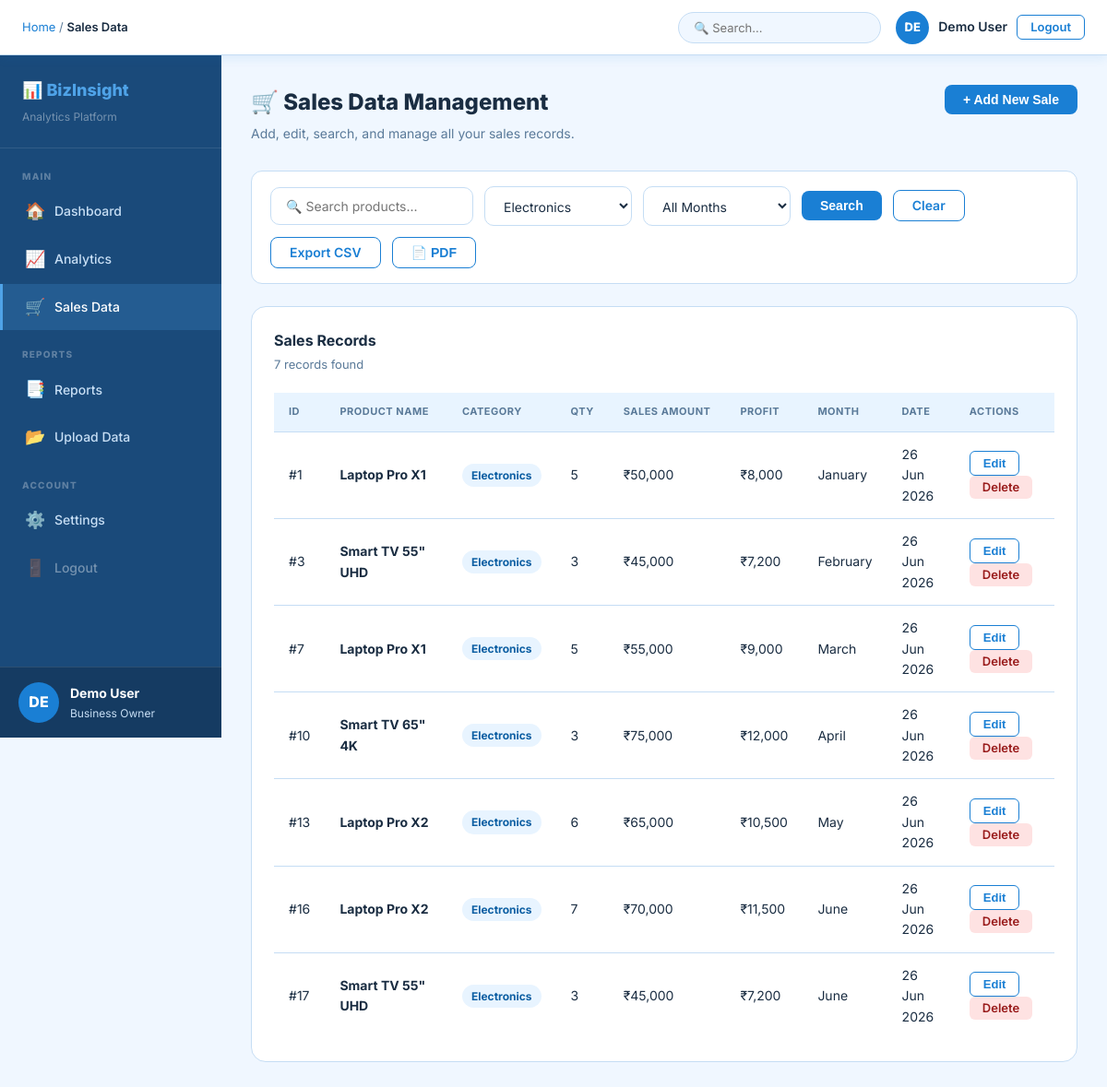
The app's page /sales.php?category=Electronics (signed in) with its own data.
### tables this page shows
CREATE TABLE IF NOT EXISTS sales (
  id            INT AUTO_INCREMENT PRIMARY KEY,
  user_id       INT           NOT NULL,
  product_name  VARCHAR(150)  NOT NULL,
  category      VARCHAR(80)   DEFAULT 'Other',
  sales_amount  DECIMAL(12,2) NOT NULL DEFAULT 0,
  profit        DECIMAL(12,2) DEFAULT 0,
  quantity      INT           DEFAULT 0,
  month_name    VARCHAR(20)   NOT NULL,
  created_at    DATETIME      DEFAULT CURRENT_TIMESTAMP,
  updated_at    DATETIME      DEFAULT CURRENT_TIMESTAMP ON UPDATE CURRENT_TIMESTAMP,
  FOREIGN KEY (user_id) REFERENCES users(id) ON DELETE CASCADE,
  INDEX idx_user_id   (user_id),
  INDEX idx_month     (month_name),
  INDEX idx_category  (category)
);

### includes/functions.php (called while the page is built, shortened)
<?php
function e($str) {
    return htmlspecialchars($str, ENT_QUOTES, 'UTF-8');
}
?>

### includes/auth_check.php (called while the page is built, shortened)
<?php
function getCurrentUser() {
    return [
        'id'    => $_SESSION['user_id'],
        'name'  => $_SESSION['user_name']  ?? 'User',
        'email' => $_SESSION['user_email'] ?? '',
    ];
}
?>

### sales.php (the view, shortened to what this page needs)
<?php
require_once 'includes/auth_check.php';
require_once 'includes/db.php';
require_once 'includes/functions.php';
$user = getCurrentUser();
$uid  = $user['id'];
$search   = trim($_GET['search'] ?? '');
$cat_f    = trim($_GET['category'] ?? '');
$where = "WHERE user_id = ?";
$params = [$uid];
$types  = "i";
if($cat_f) {
    $where .= " AND category = ?";
    $params[] = $cat_f;
    $types   .= "s";
}
$per_page = 10;
$page_num = max(1, (int)($_GET['p'] ?? 1));
$offset   = ($page_num - 1) * $per_page;
$count_stmt = $conn->prepare("SELECT COUNT(*) as cnt FROM sales $where");
$count_stmt->bind_param($types, ...$params);
$count_stmt->execute();
$total_rows  = $count_stmt->get_result()->fetch_assoc()['cnt'];
$params_paged = $params;
$types_paged  = $types . "ii";
$params_paged[] = $per_page;
$params_paged[] = $offset;
$stmt = $conn->prepare("SELECT * FROM sales $where ORDER BY created_at DESC LIMIT ? OFFSET ?");
$stmt->bind_param($types_paged, ...$params_paged);
$stmt->execute();
$sales_records = $stmt->get_result()->fetch_all(MYSQLI_ASSOC);
$cat_res = $conn->prepare("SELECT DISTINCT category FROM sales WHERE user_id = ? ORDER BY category");
$cat_res->bind_param("i", $uid);
$cat_res->execute();
$categories = $cat_res->get_result()->fetch_all(MYSQLI_ASSOC);
include 'includes/header.php';
?>
<div class="page-header">
  <div>
    <h1>🛒 Sales Data Management</h1>
    <p>Add, edit, search, and manage all your sales records.</p>
  </div>
  <button class="btn btn-primary" onclick="openModal('addModal')">+ Add New Sale</button>
</div>
<form method="GET" class="filter-bar">
  <div style="display:flex;gap:12px;align-items:center;flex-wrap:wrap">
    <input type="text" name="search" class="input-field" style="width:220px" placeholder="🔍 Search products..." value="<?= e($search) ?>">
    <select name="category" class="input-field" style="width:160px">
      <?php foreach($categories as $c): ?>
        <option value="<?= e($c['category']) ?>" <?= $cat_f === $c['category'] ? 'selected' : '' ?>><?= e($c['category']) ?></option>
      <?php endforeach; ?>
    </select>
    <select name="month" class="input-field" style="width:160px">
      <option value="">All Months</option>
    </select>
    <button type="submit" class="btn btn-primary">Search</button>
    <a href="sales.php" class="btn btn-outline">Clear</a>
    <a href="reports.php?type=sales_csv" class="btn btn-outline">Export CSV</a>
    <button class="btn btn-outline" onclick="generatePagePDF('Sales Data Report')">📄 PDF</button>
  </div>
</form>
<div class="card">
  <div class="card-header">
    <div><div class="card-title">Sales Records</div><div class="card-sub"><?= $total_rows ?> records found</div></div>
  </div>
  <?php if(empty($sales_records)): ?>
    <div class="empty-state">
      <div style="font-size:48px;margin-bottom:12px">🛒</div>
      <p>No sales records found. <a href="#" onclick="openModal('addModal')">Add your first sale</a> or <a href="upload.php">upload a CSV file</a>.</p>
    </div>
  <?php else: ?>
  <div class="table-responsive">
    <table class="data-table">
      <thead>
        <tr><th>ID</th><th>Product Name</th><th>Category</th><th>Qty</th><th>Sales Amount</th><th>Profit</th><th>Month</th><th>Date</th><th>Actions</th></tr>
      </thead>
      <tbody>
        <?php foreach($sales_records as $s): ?>
        <tr>
          <td>#<?= $s['id'] ?></td>
          <td><strong><?= e($s['product_name']) ?></strong></td>
          <td><span class="badge badge-info"><?= e($s['category']) ?></span></td>
          <td><?= number_format($s['quantity']) ?></td>
          <td>₹<?= number_format($s['sales_amount']) ?></td>
          <td>₹<?= number_format($s['profit']) ?></td>
          <td><?= e($s['month_name']) ?></td>
          <td><?= date('d M Y', strtotime($s['created_at'])) ?></td>
          <td>
            <button class="btn btn-outline btn-sm"
              onclick="openEditModal(<?= $s['id'] ?>, '<?= e($s['product_name']) ?>', '<?= e($s['category']) ?>', <?= $s['sales_amount'] ?>, <?= $s['profit'] ?>, <?= $s['quantity'] ?>, '<?= e($s['month_name']) ?>')">
              Edit
            </button>
            <a href="sales.php?delete=<?= $s['id'] ?>" class="btn btn-sm btn-danger"
               onclick="return confirm('Delete this record?')">Delete</a>
          </td>
        </tr>
        <?php endforeach; ?>
      </tbody>
    </table>
  </div>
  <?php endif; ?>
</div>
<?php include 'includes/footer.php'; ?>

### assets/css/style.css (style rules this page uses)
*, *::before, *::after { margin: 0; padding: 0; box-sizing: border-box; }
:root { --blue: #1a7fd4; --blue-light: #e8f4ff; --blue-mid: #4fa3e8; --blue-dark: #0d5fa3; --white: #ffffff; --bg: #f0f7ff; --sidebar: #1a4a7a; --sidebar-txt: #c8dff5; --text: #1a2d42; --text-muted: #5a7a99; --border: #c5ddf4; --green: #16a34a; --red: #dc2626; --amber: #d97706; --purple: #7c3aed; --shadow: rgba(26,127,212,.12); }
body { font-family: 'Segoe UI', system-ui, -apple-system, sans-serif; background: var(--bg); color: var(--text); font-size: 15px; line-height: 1.6; min-height: 100vh; }
.btn { padding: 9px 20px; border-radius: 8px; border: none; cursor: pointer; font-size: 14px; font-weight: 600; text-decoration: none; display: inline-block; transition: all .2s; line-height: 1; }
.btn-primary { background: var(--blue); color: #fff; }
.btn-outline { background: transparent; border: 1.5px solid var(--blue); color: var(--blue); }
.btn-danger { background: #fee2e2; color: #991b1b; border: none; }
.btn-sm { padding: 6px 14px; font-size: 13px; border-radius: 6px; }
.input-field { width: 100%; padding: 11px 16px; border: 1.5px solid var(--border); border-radius: 10px; font-size: 14px; color: var(--text); background: #fff; outline: none; transition: border .2s; font-family: inherit; }
.card { background: var(--white); border: 1.5px solid var(--border); border-radius: 16px; padding: 24px; margin-bottom: 24px; }
.card-header { display: flex; align-items: flex-start; justify-content: space-between; margin-bottom: 20px; }
.card-title { font-size: 16px; font-weight: 700; color: var(--text); }
.card-sub { font-size: 13px; color: var(--text-muted); margin-top: 3px; }
.data-table { width: 100%; border-collapse: collapse; font-size: 14px; }
.data-table th { padding: 12px 16px; text-align: left; font-size: 11px; font-weight: 700; color: var(--text-muted); text-transform: uppercase; letter-spacing: .5px; background: var(--blue-light); border-bottom: 1.5px solid var(--border); white-space: nowrap; }
.data-table td { padding: 13px 16px; border-bottom: 1px solid var(--border); color: var(--text); vertical-align: middle; }
.data-table tr:last-child td { border-bottom: none; }
.table-responsive { overflow-x: auto; }
.badge { display: inline-block; padding: 3px 10px; border-radius: 20px; font-size: 12px; font-weight: 700; }
.badge-info { background: var(--blue-light); color: var(--blue-dark); }
.filter-bar { background: var(--white); border: 1.5px solid var(--border); border-radius: 12px; padding: 16px 20px; margin-bottom: 24px; }

### assets/css/dashboard.css (style rules this page uses)
.page-header { display: flex; align-items: flex-start; justify-content: space-between; margin-bottom: 28px; }
.page-header h1 { font-size: 24px; font-weight: 800; margin-bottom: 4px; }
.page-header p { color: var(--text-muted); font-size: 14px; }

### includes/header.php (style rules this page uses)
body { font-family: 'Inter', 'Segoe UI', system-ui, sans-serif; }

### records on screen
sales: id "1", product_name "Laptop Pro X1", category "Electronics", quantity "5", sales_amount "50,000", profit "8,000", month_name "January", created_at "26 Jun 2026"
sales: id "3", product_name "Smart TV 55\" UHD", category "Electronics", quantity "3", sales_amount "45,000", profit "7,200", month_name "February", created_at "26 Jun 2026"
sales: id "7", product_name "Laptop Pro X1", category "Electronics", quantity "5", sales_amount "55,000", profit "9,000", month_name "March", created_at "26 Jun 2026"
sales: id "10", product_name "Smart TV 65\" 4K", category "Electronics", quantity "3", sales_amount "75,000", profit "12,000", month_name "April", created_at "26 Jun 2026"
sales: id "13", product_name "Laptop Pro X2", category "Electronics", quantity "6", sales_amount "65,000", profit "10,500", month_name "May", created_at "26 Jun 2026"
sales: id "16", product_name "Laptop Pro X2", category "Electronics", quantity "7", sales_amount "70,000", profit "11,500", month_name "June", created_at "26 Jun 2026"
sales: id "17", product_name "Smart TV 55\" UHD", category "Electronics", quantity "3", sales_amount "45,000", profit "7,200", month_name "June", created_at "26 Jun 2026"

### other values on screen
$page_title "Sales Data"
$initials "DE"
$display_name "Demo User"
substr($sidebar_name, 0, 2) "DE"
$sidebar_name "Demo User"
$total_rows "7"
form field category "Electronics"
